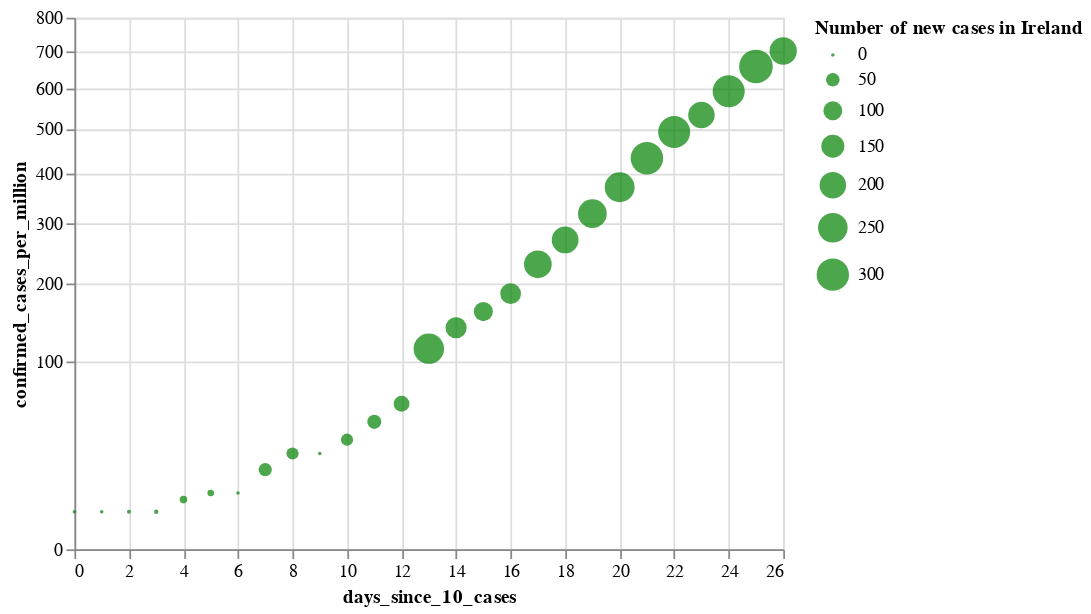

This figure's notebook cell:
### Markdown cell above
# Number of Covid-19 cases per million
The respective population of Ireland, Italy, and Spain is as follows (in millions) [\[source\]](https://en.wikipedia.org/wiki/List_of_countries_and_dependencies_by_population):

- **Ireland** : 4.9M
- **Italy** : 60.2M
- **Spain** : 47.1M

If we plot a figure dividing the total number of cases reported daily by the population (in millions) we can find how many persons are infected per 1 million, which give us a normalized value we could use to understand the severity of the outbreak.

### The figure below shows that in fact Ireland has more cases per million than the most affected countries in Europe starting on March 16th, 2020, and growing quickly.

### Code cell
#hide

cases_per_million_ie_plot = alt.Chart(source_ie).mark_circle(
    color='green',
    opacity=0.7).encode(
    x='days_since_10_cases:Q',
#     y='confirmed_cases:Q',
    y=alt.Y('confirmed_cases_per_million:Q', scale=alt.Scale(type='sqrt')),
    size=alt.Size('new_cases:Q', title="Number of new cases in Ireland"),
    tooltip=['country', 'date:T', 'confirmed_cases:Q', 'confirmed_cases_per_million:Q', 'new_cases', 'new_deaths']
)#.interactive()

cases_per_million_ie_plot

### Figure 1 — Vega-Lite specification as saved in the notebook (floating-point values rounded to 4 significant figures)
{"config": {"view": {"continuousWidth": 400, "continuousHeight": 300}}, "data": {"name": "data-29f5fbda05c779ea2e49410f8839da9a"}, "mark": {"type": "circle", "color": "green", "opacity": 0.7}, "encoding": {"size": {"type": "quantitative", "field": "new_cases", "title": "Number of new cases in Ireland"}, "tooltip": [{"type": "nominal", "field": "country"}, {"type": "temporal", "field": "date"}, {"type": "quantitative", "field": "confirmed_cases"}, {"type": "quantitative", "field": "confirmed_cases_per_million"}, {"type": "quantitative", "field": "new_cases"}, {"type": "quantitative", "field": "new_deaths"}], "x": {"type": "quantitative", "field": "days_since_10_cases"}, "y": {"type": "quantitative", "field": "confirmed_cases_per_million", "scale": {"type": "sqrt"}}}, "$schema": "https://vega.github.io/schema/vega-lite/v4.0.2.json", "datasets": {"data-29f5fbda05c779ea2e49410f8839da9a": [{"country": "Ireland", "date": "2020-03-06", "days_since_10_cases": 0, "confirmed_cases": 18, "confirmed_cases_per_million": 4.0, "new_cases": 0, "new_deaths": 0, "new_recovered": 0}, {"country": "Ireland", "date": "2020-03-07", "days_since_10_cases": 1, "confirmed_cases": 18, "confirmed_cases_per_million": 4.0, "new_cases": 0, "new_deaths": 0, "new_recovered": 0}, {"country": "Ireland", "date": "2020-03-08", "days_since_10_cases": 2, "confirmed_cases": 19, "confirmed_cases_per_million": 4.0, "new_cases": 1, "new_deaths": 0, "new_recovered": 0}, {"country": "Ireland", "date": "2020-03-09", "days_since_10_cases": 3, "confirmed_cases": 21, "confirmed_cases_per_million": 4.0, "new_cases": 2, "new_deaths": 0, "new_recovered": 0}, {"country": "Ireland", "date": "2020-03-10", "days_since_10_cases": 4, "confirmed_cases": 34, "confirmed_cases_per_million": 7.0, "new_cases": 13, "new_deaths": 0, "new_recovered": 0}, {"country": "Ireland", "date": "2020-03-11", "days_since_10_cases": 5, "confirmed_cases": 43, "confirmed_cases_per_million": 9.0, "new_cases": 9, "new_deaths": 1, "new_recovered": 0}, {"country": "Ireland", "date": "2020-03-12", "days_since_10_cases": 6, "confirmed_cases": 43, "confirmed_cases_per_million": 9.0, "new_cases": 0, "new_deaths": 0, "new_recovered": 0}, {"country": "Ireland", "date": "2020-03-13", "days_since_10_cases": 7, "confirmed_cases": 90, "confirmed_cases_per_million": 18.0, "new_cases": 47, "new_deaths": 0, "new_recovered": 0}, {"country": "Ireland", "date": "2020-03-14", "days_since_10_cases": 8, "confirmed_cases": 129, "confirmed_cases_per_million": 26.0, "new_cases": 39, "new_deaths": 1, "new_recovered": 0}, {"country": "Ireland", "date": "2020-03-15", "days_since_10_cases": 9, "confirmed_cases": 129, "confirmed_cases_per_million": 26.0, "new_cases": 0, "new_deaths": 0, "new_recovered": 0}, {"country": "Ireland", "date": "2020-03-16", "days_since_10_cases": 10, "confirmed_cases": 169, "confirmed_cases_per_million": 34.0, "new_cases": 40, "new_deaths": 0, "new_recovered": 0}, {"country": "Ireland", "date": "2020-03-17", "days_since_10_cases": 11, "confirmed_cases": 223, "confirmed_cases_per_million": 46.0, "new_cases": 54, "new_deaths": 0, "new_recovered": 5}, {"country": "Ireland", "date": "2020-03-18", "days_since_10_cases": 12, "confirmed_cases": 292, "confirmed_cases_per_million": 60.0, "new_cases": 69, "new_deaths": 0, "new_recovered": 0}, {"country": "Ireland", "date": "2020-03-19", "days_since_10_cases": 13, "confirmed_cases": 557, "confirmed_cases_per_million": 114.0, "new_cases": 265, "new_deaths": 1, "new_recovered": 0}, {"country": "Ireland", "date": "2020-03-20", "days_since_10_cases": 14, "confirmed_cases": 683, "confirmed_cases_per_million": 139.0, "new_cases": 126, "new_deaths": 0, "new_recovered": 0}, {"country": "Ireland", "date": "2020-03-21", "days_since_10_cases": 15, "confirmed_cases": 785, "confirmed_cases_per_million": 160.0, "new_cases": 102, "new_deaths": 0, "new_recovered": 0}, {"country": "Ireland", "date": "2020-03-22", "days_since_10_cases": 16, "confirmed_cases": 906, "confirmed_cases_per_million": 185.0, "new_cases": 121, "new_deaths": 1, "new_recovered": 0}, {"country": "Ireland", "date": "2020-03-23", "days_since_10_cases": 17, "confirmed_cases": 1125, "confirmed_cases_per_million": 230.0, "new_cases": 219, "new_deaths": 2, "new_recovered": 0}, {"country": "Ireland", "date": "2020-03-24", "days_since_10_cases": 18, "confirmed_cases": 1329, "confirmed_cases_per_million": 271.0, "new_cases": 204, "new_deaths": 1, "new_recovered": 0}, {"country": "Ireland", "date": "2020-03-25", "days_since_10_cases": 19, "confirmed_cases": 1564, "confirmed_cases_per_million": 319.0, "new_cases": 235, "new_deaths": 2, "new_recovered": 0}, {"country": "Ireland", "date": "2020-03-26", "days_since_10_cases": 20, "confirmed_cases": 1819, "confirmed_cases_per_million": 371.0, "new_cases": 255, "new_deaths": 10, "new_recovered": 0}, {"country": "Ireland", "date": "2020-03-27", "days_since_10_cases": 21, "confirmed_cases": 2121, "confirmed_cases_per_million": 433.0, "new_cases": 302, "new_deaths": 3, "new_recovered": 0}, {"country": "Ireland", "date": "2020-03-28", "days_since_10_cases": 22, "confirmed_cases": 2415, "confirmed_cases_per_million": 493.0, "new_cases": 294, "new_deaths": 14, "new_recovered": 0}, {"country": "Ireland", "date": "2020-03-29", "days_since_10_cases": 23, "confirmed_cases": 2615, "confirmed_cases_per_million": 534.0, "new_cases": 200, "new_deaths": 10, "new_recovered": 0}, {"country": "Ireland", "date": "2020-03-30", "days_since_10_cases": 24, "confirmed_cases": 2910, "confirmed_cases_per_million": 594.0, "new_cases": 295, "new_deaths": 8, "new_recovered": 0}, {"country": "Ireland", "date": "2020-03-31", "days_since_10_cases": 25, "confirmed_cases": 3235, "confirmed_cases_per_million": 660.0, "new_cases": 325, "new_deaths": 17, "new_recovered": 0}, {"country": "Ireland", "date": "2020-04-01", "days_since_10_cases": 26, "confirmed_cases": 3447, "confirmed_cases_per_million": 703.0, "new_cases": 212, "new_deaths": 14, "new_recovered": 0}]}}
